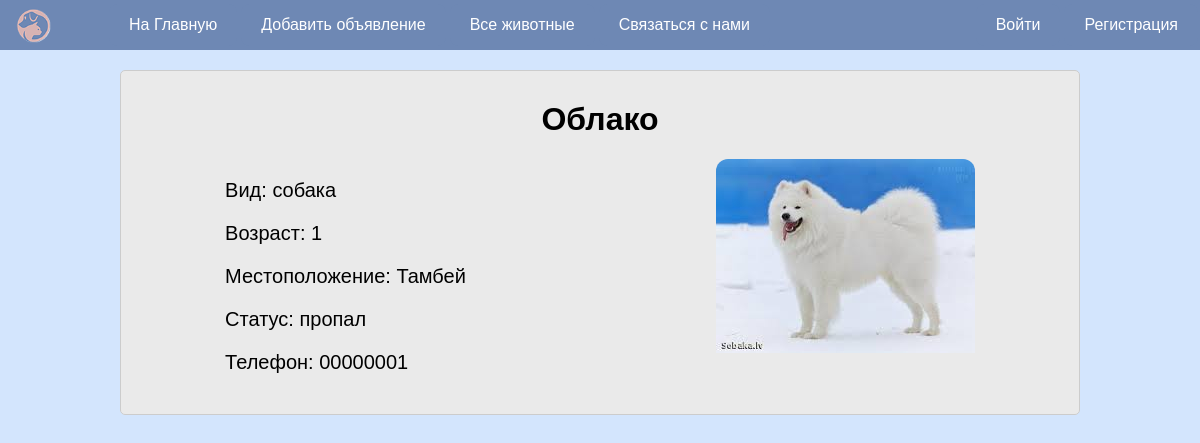
Screenshot of /animal/4/ with the database file from the repository.
### pet/models.py (models this page shows, shortened)
class Animal(models.Model):
    owner = models.ForeignKey(User, on_delete=models.CASCADE, null=True)
    name = models.CharField(max_length=50, verbose_name='Кличка', null=True)
    species = models.ForeignKey('Species', on_delete=models.PROTECT, to_field='id',verbose_name='Разновидность')
    age = models.IntegerField(verbose_name='Возраст', null=True)
    gender = models.ForeignKey('Gender', on_delete=models.PROTECT, verbose_name='Пол')
    color = models.CharField(max_length=20, verbose_name='Цвет')
    location = models.CharField(max_length=255, verbose_name='Место')
    phone = models.CharField(max_length=11, verbose_name='Телефон', validators=[validate_phone_number])
    lost = models.ForeignKey('Lost', on_delete= models.PROTECT,null=True, verbose_name='Статус')
    photo = models.ImageField(upload_to='images/', default=None, blank=True, null=True, verbose_name='Добавить фото')
    class Meta:
        verbose_name = 'Животные'
        verbose_name_plural = 'Животные'

class Species(models.Model):
    name = models.CharField(max_length=50)
    class Meta:
        verbose_name = 'Разновидность'
        verbose_name_plural = 'Разновидность'
    def __str__(self):
        return self.name

class Lost(models.Model):
    name = models.CharField(max_length=50)
    class Meta:
        verbose_name = 'Статус'
        verbose_name_plural = 'Статус'
    def __str__(self):
        return self.name

### pet/views.py (the view)
# urls.py: path('animal/<int:animal_id>/', animal_detail),
def animal_detail(request, animal_id):
    animal = get_object_or_404(Animal, pk=animal_id)
    return render(request, 'animal_detail.html', {'menu': menu,'animal': animal})

### pet/templates/animal_detail.html
{% extends 'base.html' %}
{% block content %}
  <h1>{{ animal.name }}</h1>
  <div class="content-container">
    <div class="animal-info">
      <div class="animal-photo1">
        {% if animal.photo %}
          <img src="{{ animal.photo.url }}" alt="{{ animal.name }}">
        {% else %}
          <p>Фото отсутствует</p>
        {% endif %}
      </div>
      <div class="animal-description">
        <p>Вид: {{ animal.species }}</p>
        <p>Возраст: {{ animal.age }}</p>
        <p>Местоположение: {{ animal.location }}</p>
        <p>Статус: {{ animal.lost }}</p>
        <p>Телефон: {{ animal.phone }}</p>
      </div>
    </div>
  </div>
{% endblock %}

### pet/static/styles.css (style rules this page uses)
body { margin: 0; font-family: Arial, sans-serif; background: #D3E5FD }
h1 { text-align: center; margin-top: 10px; }
.content-container { display: flex; justify-content: center; font-size: 20px; }
.animal-info { display: flex; flex-direction: row-reverse; align-items: left; }
.animal-photo1 { margin-left: 250px; border-radius: 12px; overflow: hidden; }
.animal-description { flex: 1; }

### rows the page displays
Animal: name "Облако", photo (picture), species "собака", age "1", location "Тамбей", lost "пропал", phone "00000001"

### other values shown
{{ m.title }} "На Главную" "Добавить объявление" "Все животные" "Связаться с нами"
